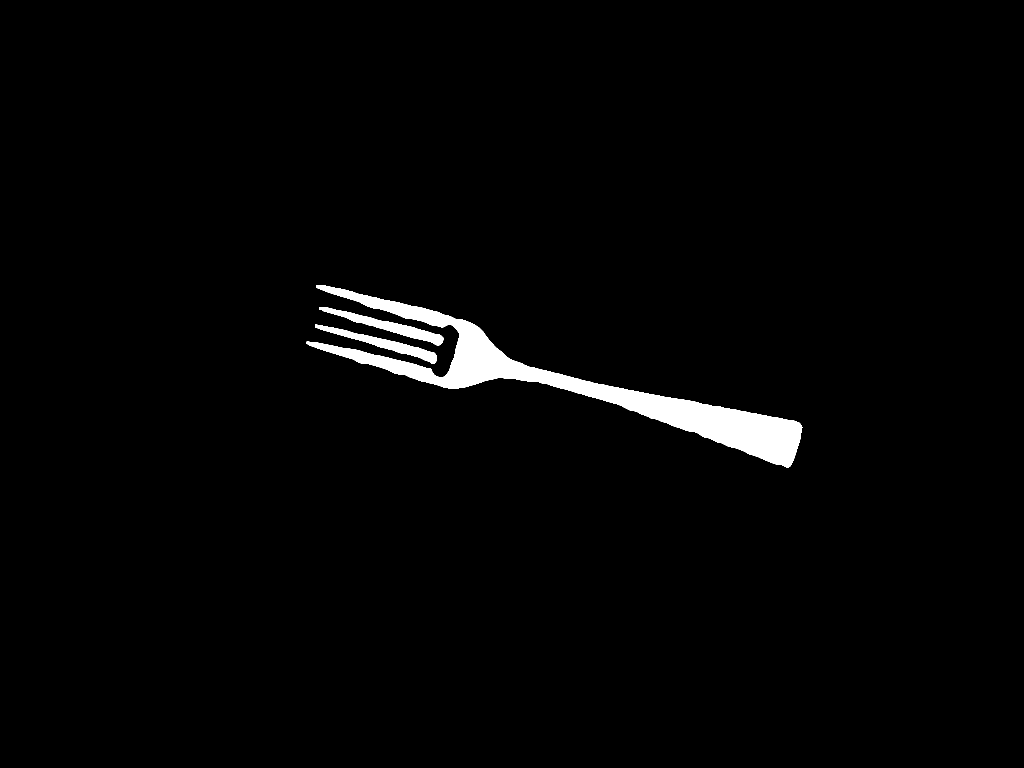
#> input picture FORK/dinnerforkbinary1.png, 2048 x 1536 px (shown at 1/2 size); its folder holds 4 pictures in this run
$ python SVC.py
#> lines starting #> are read from the running program, lines starting #| are printed output that depends on the picture; after the words box and inside, x2 and y2 are one past the last pixel; in counts of white or black regions, pixels touching at a corner belong together

import glob
from pathlib import Path
import numpy as np
import pandas as pd

from skimage.io import imread
from skimage.color import rgb2gray, rgba2rgb
from skimage.transform import resize
from skimage.feature import hog

from sklearn import svm
from sklearn.model_selection import (
    train_test_split,
    StratifiedKFold,
    RepeatedStratifiedKFold,
    ParameterGrid
)
from sklearn.metrics import (
    accuracy_score,
    classification_report,
    confusion_matrix
)

# ============================================================
# 1. LOAD AND PREPROCESS THE DATASET
# ============================================================

dataset_path = Path(__file__).parent / "Utensil images"

classes = ["FORK", "KNIFE", "SPOON"]

X, y = [], []

for label, cls in enumerate(classes):
    files = glob.glob(str(dataset_path / cls / "*.png"))
    print(f"{cls}: found {len(files)} PNG files")

    for file in files:
        img = imread(file)
#> img: shape (1536, 2048) bool; 2% white; 3 white regions, box (x1, y1, x2, y2) and area: (613, 570, 1605, 936) 53932, (638, 614, 887, 691) 4076, (630, 649, 874, 728) 3784

        # Convert RGBA or RGB images to grayscale
        if img.ndim == 3 and img.shape[2] == 4:
            img = rgba2rgb(img)

        if img.ndim == 3:
            img = rgb2gray(img)

        # Resize images to 64 x 64

        # Resize images to 64 x 64
        img_resized = resize(
            img.astype(np.float32),
            (64, 64),
            anti_aliasing=True
        )
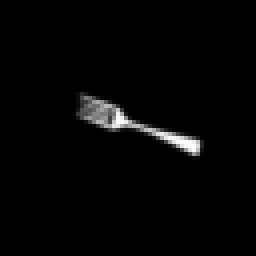
#> img_resized: shape (64, 64) float32 (shown 4 times larger); min 0, max 0.999, mean 0.0196


        # Extract Histogram of Oriented Gradients features
        features = hog(
            img_resized,
            pixels_per_cell=(8, 8),
            cells_per_block=(2, 2),
            visualize=False
        )
#> features = 1764 values, max 1 at index 382, min 0 at index 0, mean 0.0319

        X.append(features)
        y.append(label)

X = np.asarray(X)
y = np.asarray(y)

if len(X) == 0:
    raise ValueError(
        "No images loaded. Check the dataset path, folder names "
        "and PNG file extensions."
    )

if len(np.unique(y)) != len(classes):
#> (the run stopped early here; a loop or call above may not have finished)
